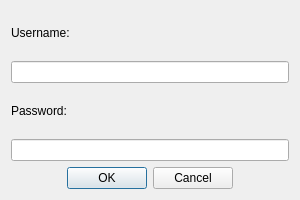
<?xml version="1.0" encoding="UTF-8"?>
<ui version="4.0">
 <class>SetServerinfo</class>
 <widget class="QDialog" name="SetServerinfo">
  <property name="geometry">
   <rect>
    <x>0</x>
    <y>0</y>
    <width>300</width>
    <height>200</height>
   </rect>
  </property>
  <property name="minimumSize">
   <size>
    <width>300</width>
    <height>200</height>
   </size>
  </property>
  <property name="maximumSize">
   <size>
    <width>300</width>
    <height>200</height>
   </size>
  </property>
  <property name="windowTitle">
   <string>Dialog</string>
  </property>
  <layout class="QVBoxLayout" name="verticalLayout">
   <item>
    <widget class="QLabel" name="label">
     <property name="text">
      <string>Username:</string>
     </property>
    </widget>
   </item>
   <item>
    <widget class="QLineEdit" name="user"/>
   </item>
   <item>
    <widget class="QLabel" name="label_2">
     <property name="text">
      <string>Password:</string>
     </property>
    </widget>
   </item>
   <item>
    <widget class="QLineEdit" name="pass"/>
   </item>
   <item>
    <widget class="QDialogButtonBox" name="setuserpass_BTN">
     <property name="orientation">
      <enum>Qt::Horizontal</enum>
     </property>
     <property name="standardButtons">
      <set>QDialogButtonBox::Cancel|QDialogButtonBox::Ok</set>
     </property>
     <property name="centerButtons">
      <bool>true</bool>
     </property>
    </widget>
   </item>
  </layout>
 </widget>
 <resources/>
 <connections>
  <connection>
   <sender>setuserpass_BTN</sender>
   <signal>accepted()</signal>
   <receiver>SetServerinfo</receiver>
   <slot>accept()</slot>
   <hints>
    <hint type="sourcelabel">
     <x>248</x>
     <y>254</y>
    </hint>
    <hint type="destinationlabel">
     <x>157</x>
     <y>274</y>
    </hint>
   </hints>
  </connection>
  <connection>
   <sender>setuserpass_BTN</sender>
   <signal>rejected()</signal>
   <receiver>SetServerinfo</receiver>
   <slot>reject()</slot>
   <hints>
    <hint type="sourcelabel">
     <x>316</x>
     <y>260</y>
    </hint>
    <hint type="destinationlabel">
     <x>286</x>
     <y>274</y>
    </hint>
   </hints>
  </connection>
 </connections>
</ui>
